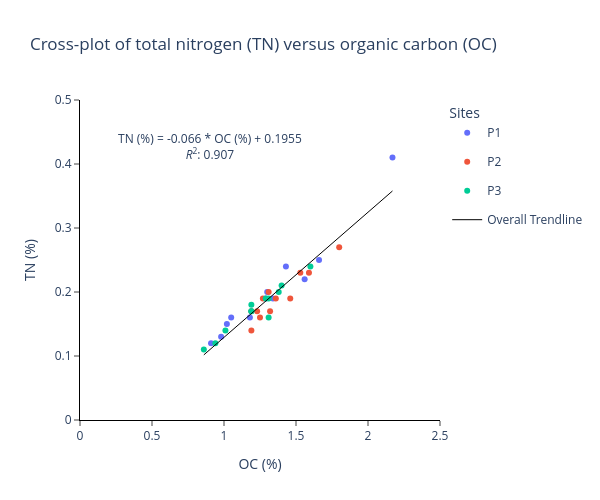

The code cell stored with this chart in its notebook:
### Markdown cell above
<h4 style='text-align: justify; color: black;'><u>Figure 5</u> - Cross-plot of total nitrogen (TN) and organic carbon (OC) in trapped sediments collected at Tamandaré Reef Complex between September 2022 and September 2023.</h4>

### Code cell
linear_regression(p1,p2,p3)

### Figure 1 — Plotly figure (JSON) as saved in the notebook; plotly's stock layout.template omitted (floating-point values rounded to 4 significant figures)
{"data": [{"hovertemplate": "site=P1<br>oc=%{x}<br>tn=%{y}<extra></extra>", "legendgroup": "P1", "marker": {"color": "#636efa", "symbol": "circle"}, "mode": "markers", "name": "P1", "orientation": "v", "showlegend": true, "type": "scatter", "x": [1.02, 1.3, 1.05, 2.17, 1.43, 1.66, 1.56, 1.29, 1.18, 0.91, 1.34, 0.98], "xaxis": "x", "y": [0.15, 0.2, 0.16, 0.41, 0.24, 0.25, 0.22, 0.19, 0.16, 0.12, 0.19, 0.13], "yaxis": "y"}, {"hovertemplate": "site=P2<br>oc=%{x}<br>tn=%{y}<extra></extra>", "legendgroup": "P2", "marker": {"color": "#EF553B", "symbol": "circle"}, "mode": "markers", "name": "P2", "orientation": "v", "showlegend": true, "type": "scatter", "x": [1.19, 1.27, 1.31, 1.53, 1.8, 1.59, 1.36, 1.23, 1.25, 1.19, 1.46, 1.32], "xaxis": "x", "y": [0.17, 0.19, 0.2, 0.23, 0.27, 0.23, 0.19, 0.17, 0.16, 0.14, 0.19, 0.17], "yaxis": "y"}, {"hovertemplate": "site=P3<br>oc=%{x}<br>tn=%{y}<extra></extra>", "legendgroup": "P3", "marker": {"color": "#00cc96", "symbol": "circle"}, "mode": "markers", "name": "P3", "orientation": "v", "showlegend": true, "type": "scatter", "x": [1.19, 1.19, 1.38, 1.19, 1.6, 1.31, 1.29, 1.4, 1.31, 0.94, 1.01, 0.86], "xaxis": "x", "y": [0.17, 0.17, 0.2, 0.18, 0.24, 0.19, 0.19, 0.21, 0.16, 0.12, 0.14, 0.11], "yaxis": "y"}, {"hovertemplate": "<b>OLS trendline</b><br>tn = 0.195501 * oc + -0.0663968<br>R<sup>2</sup>=0.907205<br><br>oc=%{x}<br>tn=%{y} <b>(trend)</b><extra></extra>", "legendgroup": "Overall Trendline", "line": {"color": "black", "dash": "solid", "width": 1}, "mode": "lines", "name": "Overall Trendline", "showlegend": true, "type": "scatter", "x": [0.86, 0.91, 0.94, 0.98, 1.01, 1.02, 1.05, 1.18, 1.19, 1.19, 1.19, 1.19, 1.19, 1.23, 1.25, 1.27, 1.29, 1.29, 1.3, 1.31, 1.31, 1.31, 1.32, 1.34, 1.36, 1.38, 1.4, 1.43, 1.46, 1.53, 1.56, 1.59, 1.6, 1.66, 1.8, 2.17], "xaxis": "x", "y": [0.1017, 0.1115, 0.1174, 0.1252, 0.1311, 0.133, 0.1389, 0.1643, 0.1662, 0.1662, 0.1662, 0.1662, 0.1662, 0.1741, 0.178, 0.1819, 0.1858, 0.1858, 0.1878, 0.1897, 0.1897, 0.1897, 0.1917, 0.1956, 0.1995, 0.2034, 0.2073, 0.2132, 0.219, 0.2327, 0.2386, 0.2445, 0.2464, 0.2581, 0.2855, 0.3578], "yaxis": "y"}], "layout": {"annotations": [{"showarrow": false, "text": "TN (%) = -0.066 * OC (%) + 0.1955<br><i>R</i><sup>2</sup>: 0.907", "x": 0.9, "y": 0.4, "yshift": 18}], "height": 500, "legend": {"title": {"text": "Sites"}}, "plot_bgcolor": "white", "title": {"text": "Cross-plot of total nitrogen (TN) versus organic carbon (OC)"}, "width": 600, "xaxis": {"anchor": "y", "domain": [0, 1], "linecolor": "black", "range": [0, 2.5], "ticks": "outside", "title": {"text": "OC (%)"}}, "yaxis": {"anchor": "x", "domain": [0, 1], "linecolor": "black", "range": [0, 0.5], "ticks": "outside", "title": {"text": "TN (%)"}}}}
